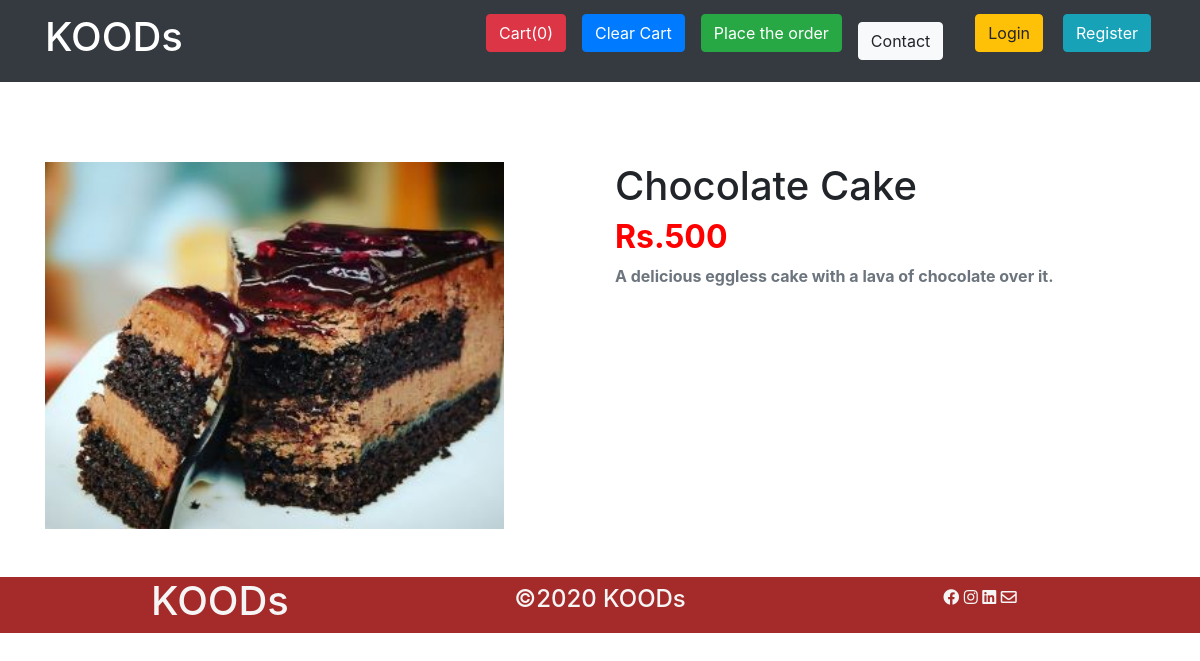
/products/6, run on the app's committed database.
### shop/models.py (models this page shows, shortened)
class Product(models.Model):
    product_id = models.AutoField(primary_key=True)
    product_name = models.CharField(max_length=100,default='food-item')
    product_desc = models.CharField(max_length=500,default='food-item-description')
    product_price = models.CharField(max_length=10,default='0')
    product_image = models.ImageField(upload_to='shop/images',default = '')
    date = models.DateField(default=timezone.now())

### shop/views.py (the view)
# urls.py: path('products/<int:myid>',views.products, name='products'),
def products(request, myid):
    product = Product.objects.filter(product_id = myid)
    return render(request,'shop/products.html',{'product':product[0]})

### shop/templates/shop/products.html (shortened to what this page needs)
{% extends 'shop/base.html' %}
{% block body %}
<div class="container " style="margin-top: 5rem;">
        <div class="row ">
                <div class="col-md-6 col-sm-12 ">
                        <img style="width: 85%; " src=/media/{{product.product_image}} alt="">
                </div>
                <div class="col-md-6 col-sm-12">
                        <h1 class="text-capitalize">{{product.product_name}}</h1>
                        <h2 style="color: red;"><b>Rs.{{product.product_price}}</b></h2>
                        <p class="text-secondary"><b>{{product.product_desc}}</b></p>
                </div>
        </div>
</div>
{% endblock  %}

### data on the page
Product: product_image (picture), product_name "Chocolate Cake", product_price "500", product_desc "A delicious eggless cake with a lava of chocolate over it."
